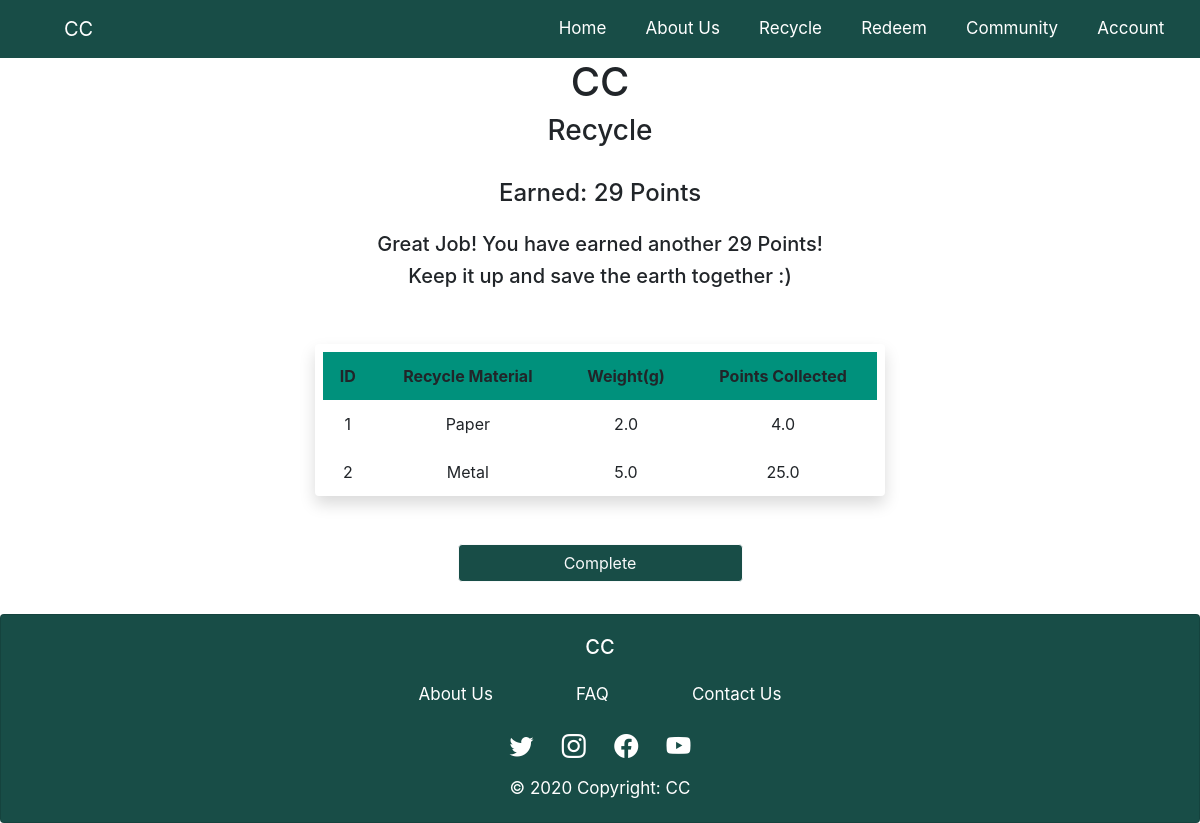
Before: /process3/1 with the older database file.
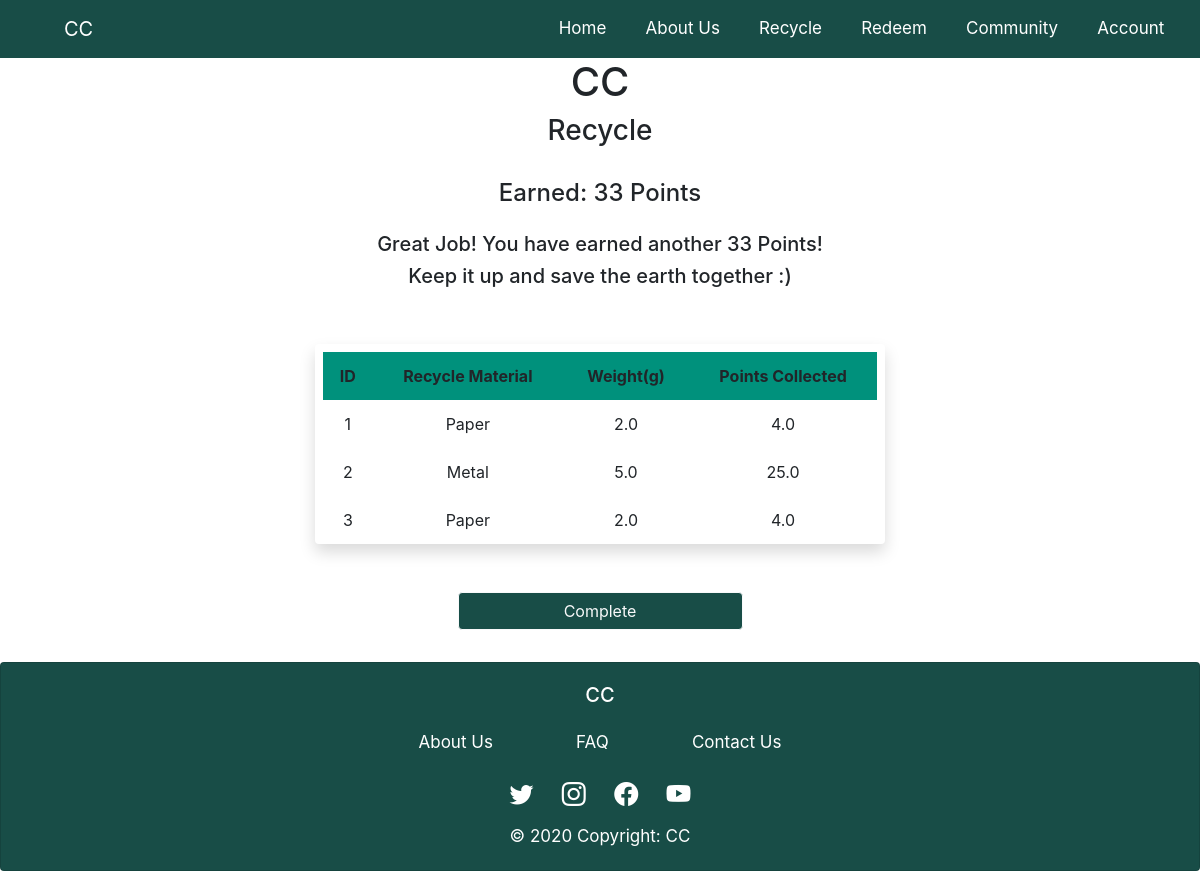
After: the same page with the newer database file.
### app.py (models this page shows)
class RecycledItem(db.Model):
    id = db.Column(db.Integer, primary_key = True)
    material = db.Column(db.String(200), nullable = False)
    weight = db.Column(db.Float, nullable = False)
    recycle_id = db.Column(db.Integer, db.ForeignKey('recycle.id'))
    def __init__(self, material, weight):
        self.material = material
        self.weight = weight
    @hybrid_property
    def calculate_points(self):
        if self.material == 'Paper':
            point = 2 * self.weight
        elif self.material == 'Plastic':
            point = 4 * self.weight
        else:
            point = 5 * self.weight
        return point

### app.py (the view)
@app.route('/process3/<int:id>', methods=['GET', 'POST'])
def process3(id):
    recycled_items = RecycledItem.query.order_by(RecycledItem.recycle_id) # Can be Used for user history
    i = RecycledItem
    store_point = []
    for recycled_item in recycled_items:
        point = RecycledItem(recycled_item.material, recycled_item.weight)
        store_point.append(point.calculate_points)
    total_point = "{:.0f}".format(sum(store_point))
    return render_template("MachineProcess/process3.html", recycled_items = recycled_items, i = i, total_point = total_point)

### app.py (called while the page is built)
@app.before_request
def before_request():
    g.user = None
    if 'user id' in session:
        g.user = session['user id']

### templates/MachineProcess/process3.html (shortened to what this page needs)
{% extends "base.html" %}
{% block head %}
    <link rel="stylesheet" href="{{ url_for('static', filename='CSS/process.css')}}">
{% endblock %}
{% block content %}
<div class="container-sm col-lg-6 ml-auto">
    <h1 class="text-center">CC</h1>
    <h3 class="text-center">Recycle</h3>
    <br>
    <div class="form-group pb-3">
        <h4 class="text-center pb-3">Earned: {{total_point}} Points</h4>
        <h5 class="text-center">Great Job! You have earned another {{total_point}} Points!</h5>
        <h5 class="text-center pb-3">Keep it up and save the earth together :)</h5>
    </div>
    <div class="pr-2 pt-2 pl-2 rounded shadow mb-5">
        <table class="table">
            <thead class="thead-green">
              <tr class="text-center">
                <th scope="col">ID</th>
                <th scope="col">Recycle Material</th>
                <th scope="col">Weight(g)</th>
                <th scope="col">Points Collected</th>
              </tr>
            </thead>
            <tbody>
              {% for recycled_item in recycled_items%}
              <tr class="text-center">
                <td>{{ recycled_item.id }}</td>
                <td>{{ recycled_item.material }}</td>
                <td>{{ recycled_item.weight }}</td>
                <td>{{ i(recycled_item.material, recycled_item.weight).calculate_points}}</td>
              </tr>
              {% endfor%}
            </tbody>
          </table>
        </div>
        <div class="form-group pb-3 d-flex justify-content-center">
            <a type="button" href="{{ url_for('process1')}}" class="btn button-color btn-outline-light w-50">Complete</a>
        </div>
</div>
{% endblock %}

Changed rows visible on the page:
added RecycledItem: id "3", material "Paper", weight "2.0", material+weight "4.0"
Other visible differences:
{{ total_point }}: "29" → "33"
